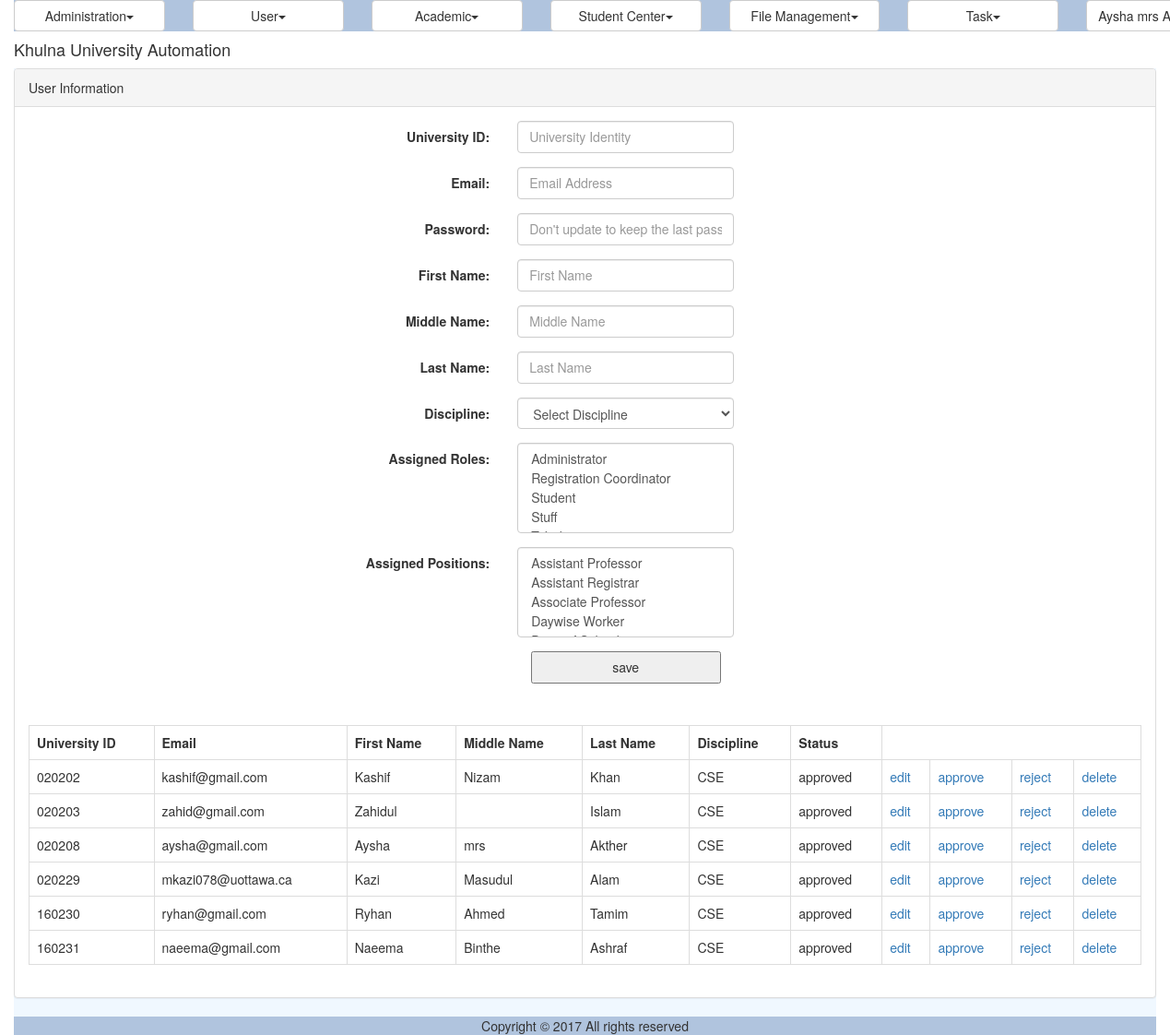
Page /user.php (signed in) on the committed database.
### tables this page shows
CREATE TABLE IF NOT EXISTS `ums_user` (
  `ID` varchar(40) NOT NULL,
  `UniversityID` varchar(20) NOT NULL,
  `Email` varchar(50) NOT NULL,
  `Password` varchar(255) NOT NULL,
  `FirstName` varchar(50) DEFAULT NULL,
  `MiddleName` varchar(50) DEFAULT NULL,
  `LastName` varchar(50) DEFAULT NULL,
  `DisciplineID` varchar(40) DEFAULT NULL,
  `Status` varchar(20) DEFAULT NULL,
  `IsLogged` varchar(10) DEFAULT NULL,
  `IsArchived` varchar(10) DEFAULT NULL,
  `IsDeleted` varchar(10) DEFAULT NULL,
  PRIMARY KEY (`ID`),
  UNIQUE KEY `Email` (`Email`),
  UNIQUE KEY `UniversityID` (`UniversityID`)
);

CREATE TABLE IF NOT EXISTS `ums_discipline` (
  `ID` varchar(40) NOT NULL,
  `Name` varchar(50) NOT NULL,
  `ShortCode` varchar(20) DEFAULT NULL,
  `SchoolID` varchar(40) DEFAULT NULL,
  PRIMARY KEY (`ID`)
);

### modules/user/ui/view.user.inc (the view, shortened to what the rows shown need)
<?php
include_once 'blade/view.user.blade.inc';
include_once COMMON.'class.common.inc';
?>
<div class="panel panel-default">
	<div class="panel-body">
	<table class="table table-bordered">
	<?php
	$Result = $_UserBAO->getAllUsers();
	if($Result->getIsSuccess()){
		$UserList = $Result->getResultObject();
	?>
		<tr>
			<th>University ID</th>
			<th>Email</th>
			<th>First Name</th>
			<th>Middle Name</th>
			<th>Last Name</th>
			<th>Discipline</th>
			<th>Status</th>
		</tr>
		<?php
		for($i = 0; $i < sizeof($UserList); $i++) {
			$User = $UserList[$i];
			?>
		    <tr>
			    <td><?php echo $User->getUniversityID(); ?></td>
			    <td><?php echo $User->getEmail(); ?></td>
			    <td><?php echo $User->getFirstName(); ?></td>
			    <td><?php echo $User->getMiddleName(); ?></td>
			    <td><?php echo $User->getLastName(); ?></td>
			    <td><?php echo $User->getDiscipline()->getShortCode(); ?></td>
			    <td><?php echo $User->getStatus(); ?></td>
			    <td>
			    <a href="?edit=<?php echo $User->getID(); ?>" onclick="return confirm('sure to edit !'); " >edit</a>
			    </td>
			    <td>
			    <a href="?approve=<?php echo $User->getID(); ?>" onclick="return confirm('sure to approve !'); " >approve</a>
			    </td>
			    <td>
			    <a href="?reject=<?php echo $User->getID(); ?>" onclick="return confirm('sure to reject !'); " >reject</a>
			    </td>
			    <td>
			    <a href="?del=<?php echo $User->getID(); ?>" onclick="return confirm('sure to delete !'); " >delete</a>
			    </td>
		    </tr>
	    <?php
		}
	}
	else{
		echo $Result->getResultObject();
	}
	?>
	</table>
	</div>
</div>

### rows in the picture
ums_user: UniversityID "020202", Email "kashif@gmail.com", FirstName "Kashif", MiddleName "Nizam", LastName "Khan", Status "approved"
ums_discipline: ShortCode "CSE"
ums_user: UniversityID "020203", Email "zahid@gmail.com", FirstName "Zahidul", LastName "Islam", Status "approved"
ums_user: UniversityID "020208", Email "aysha@gmail.com", FirstName "Aysha", MiddleName "mrs", LastName "Akther", Status "approved"
ums_user: UniversityID "020229", Email "mkazi078@uottawa.ca", FirstName "Kazi", MiddleName "Masudul", LastName "Alam", Status "approved"
ums_user: UniversityID "160230", Email "ryhan@gmail.com", FirstName "Ryhan", MiddleName "Ahmed", LastName "Tamim", Status "approved"
ums_user: UniversityID "160231", Email "naeema@gmail.com", FirstName "Naeema", MiddleName "Binthe", LastName "Ashraf", Status "approved"

### other values in the picture
$globalMenu[$i]->getTitle() "Administration User Academic Student Center File Management Task"
$CurrentUser->getFullName() "Aysha mrs…"
